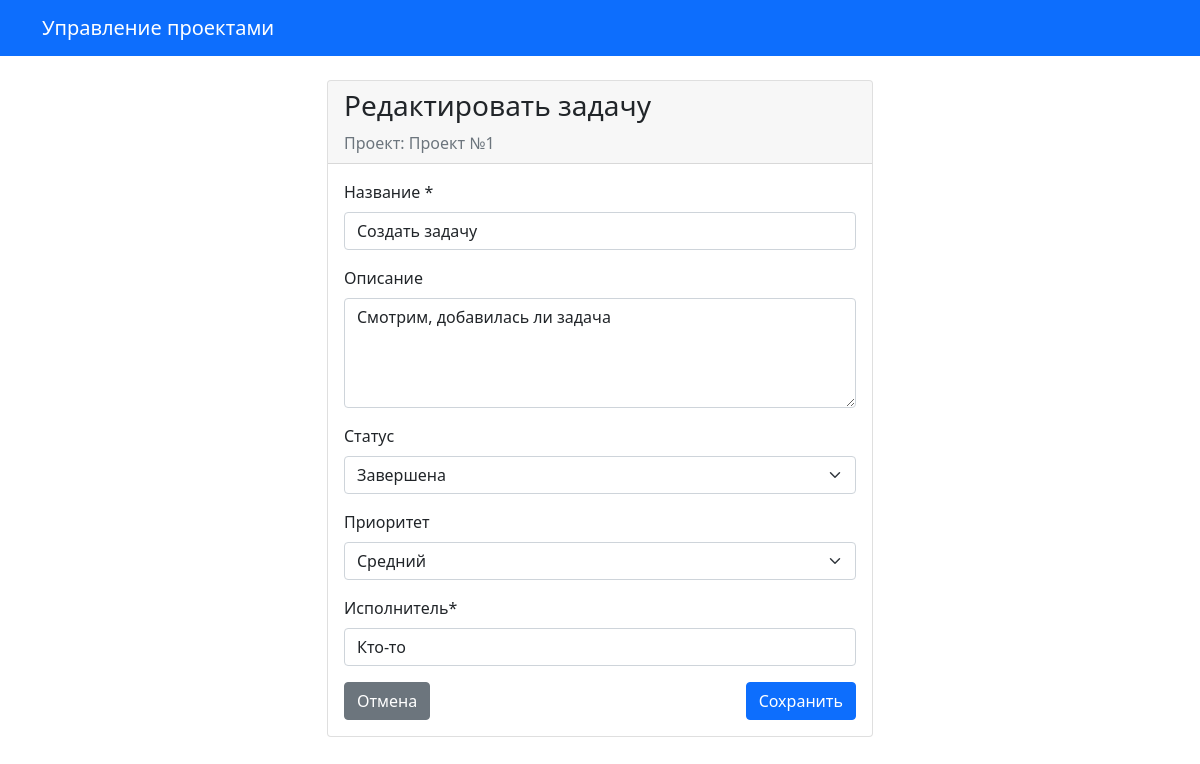
The page /task/1/edit on the database its author committed.
### models/project.py (models this page shows, shortened)
class Project(db.Model):
    __tablename__ = 'projects'
    id = db.Column(db.Integer, primary_key=True)
    name = db.Column(db.String(200), nullable=False)
    description = db.Column(db.Text, nullable=True)
    start_date = db.Column(db.Date, nullable=False)
    end_date = db.Column(db.Date, nullable=True)
    tasks = db.relationship('Task', backref='project', lazy=True, cascade='all, delete-orphan')

### models/task.py (models this page shows, shortened)
class Task(db.Model):
    __tablename__ = 'tasks'
    id = db.Column(db.Integer, primary_key=True)
    name = db.Column(db.String(200), nullable=False)
    description = db.Column(db.Text, nullable=True)
    status = db.Column(db.Enum(TaskStatus), nullable=False, default=TaskStatus.NEW)
    priority = db.Column(db.Enum(TaskPriority), nullable=False, default=TaskPriority.MEDIUM)
    assignee = db.Column(db.String(100), nullable=False, default='Не назначен')
    created_date = db.Column(db.DateTime, nullable=False, default=datetime.now)
    project_id = db.Column(db.Integer, db.ForeignKey('projects.id'), nullable=False)

### routes/task_routes.py (the view, shortened to what this page needs)
@task_bp.route('/<int:task_id>/edit', methods=['GET', 'POST'])
def edit_task(task_id):
    task = Task.query.get_or_404(task_id)
    project = task.project
    return render_template('task_form.html', task=task, project=project,
                         TaskStatus=TaskStatus, TaskPriority=TaskPriority)

### templates/task_form.html
{% extends "base.html" %}
{% block content %}
<div class="row justify-content-center">
    <div class="col-md-6">
        <div class="card">
            <div class="card-header">
                <h3>{{ 'Редактировать задачу' if task else 'Новая задача' }}</h3>
                <p class="text-muted mb-0">Проект: {{ project.name }}</p>
            </div>
            <div class="card-body">
                <form method="POST">
                    <div class="mb-3">
                        <label for="name" class="form-label">Название *</label>
                        <input type="text" class="form-control" id="name" name="name" value="{{ task.name if task else '' }}" required>
                    </div>
                    <div class="mb-3">
                        <label for="description" class="form-label">Описание</label>
                        <textarea class="form-control" id="description" name="description" rows="4">{{ task.description if task else '' }}</textarea>
                    </div>
                    <div class="mb-3">
                        <label for="status" class="form-label">Статус</label>
                        <select class="form-select" id="status" name="status">
                            {% for status in TaskStatus %}
                            <option value="{{ status.name }}" {% if task and task.status == status %}selected{% endif %}>
                                {{ status.value }}
                            </option>
                            {% endfor %}
                        </select>
                    </div>
                    <div class="mb-3">
                        <label for="priority" class="form-label">Приоритет</label>
                        <select class="form-select" id="priority" name="priority">
                            {% for priority in TaskPriority %}
                            <option value="{{ priority.name }}" {% if task and task.priority == priority %}selected{% endif %}>
                                {{ priority.value }}
                            </option>
                            {% endfor %}
                        </select>
                    </div>
                    <div class="mb-3">
                        <label for="assignee" class="form-label">Исполнитель*</label>
                        <input type="text" class="form-control" id="assignee" name="assignee" value="{{ task.assignee if task else '' }}" required>
                    </div>
                    <div class="d-flex justify-content-between">
                        <a href="{{ url_for('project.view_project', project_id=project.id) }}" class="btn btn-secondary">Отмена</a>
                        <button type="submit" class="btn btn-primary">Сохранить</button>
                    </div>
                </form>
            </div>
        </div>
    </div>
</div>
{% endblock %}

### rows shown on the page
Project: name "Проект №1"
Task: name "Создать задачу", description "Смотрим, добавилась ли задача", status "Завершена", priority "Средний", assignee "Кто-то"

### other values the page prints
{{ 'Редактировать задачу' if task else 'Новая задача' }} "Редактировать задачу"
